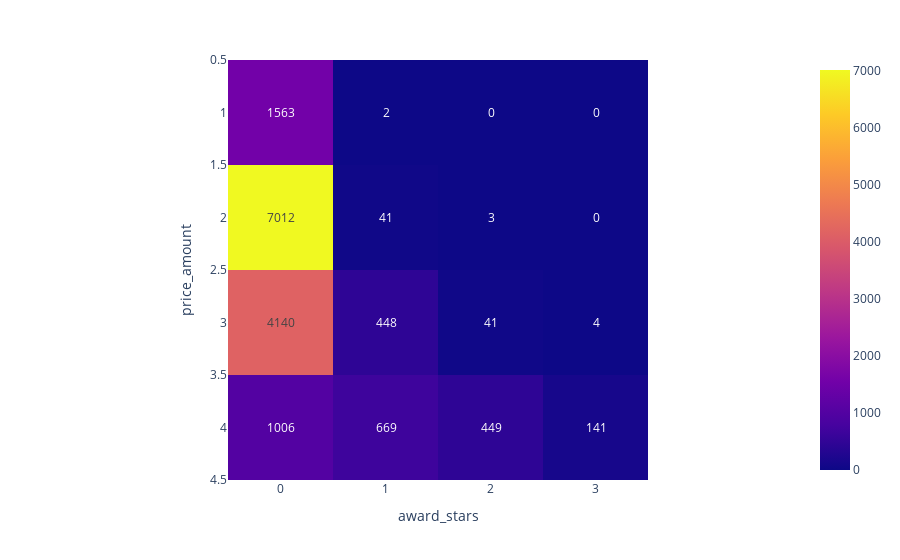

Notebook code cell kept with this figure:
### Code cell
# interaction of price and starts
cross_tab = pd.crosstab(df['price_amount'],df['award_stars'])

fig = px.imshow(cross_tab, text_auto=True)
fig.show()

### Figure 1 — Plotly figure (JSON) as saved in the notebook; plotly's stock layout.template omitted (floating-point values rounded to 4 significant figures)
{"data": [{"coloraxis": "coloraxis", "hovertemplate": "award_stars: %{x}<br>price_amount: %{y}<br>color: %{z}<extra></extra>", "name": "0", "texttemplate": "%{z}", "type": "heatmap", "x": [0, 1, 2, 3], "xaxis": "x", "y": [1, 2, 3, 4], "yaxis": "y", "z": [[1563, 2, 0, 0], [7012, 41, 3, 0], [4140, 448, 41, 4], [1006, 669, 449, 141]]}], "layout": {"coloraxis": {"colorscale": [[0, "#0d0887"], [0.1111, "#46039f"], [0.2222, "#7201a8"], [0.3333, "#9c179e"], [0.4444, "#bd3786"], [0.5556, "#d8576b"], [0.6667, "#ed7953"], [0.7778, "#fb9f3a"], [0.8889, "#fdca26"], [1, "#f0f921"]]}, "margin": {"t": 60}, "xaxis": {"anchor": "y", "constrain": "domain", "domain": [0, 1], "scaleanchor": "y", "title": {"text": "award_stars"}}, "yaxis": {"anchor": "x", "autorange": "reversed", "constrain": "domain", "domain": [0, 1], "title": {"text": "price_amount"}}}}
